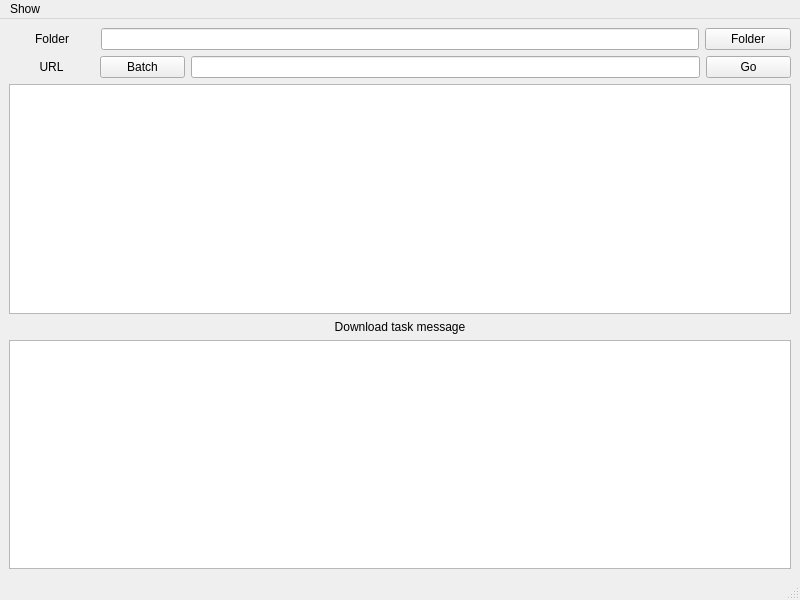
<?xml version="1.0" encoding="UTF-8"?>
<ui version="4.0">
 <class>MainWindow</class>
 <widget class="QMainWindow" name="MainWindow">
  <property name="geometry">
   <rect>
    <x>0</x>
    <y>0</y>
    <width>800</width>
    <height>600</height>
   </rect>
  </property>
  <property name="windowTitle">
   <string>Help Me Download (just for Civit)</string>
  </property>
  <widget class="QWidget" name="centralwidget">
   <layout class="QVBoxLayout" name="verticalLayout" stretch="1,1,2,0,0,2">
    <item>
     <layout class="QHBoxLayout" name="horizontalLayout_1" stretch="2,14,2">
      <item>
       <widget class="QLabel" name="folder_label">
        <property name="text">
         <string>Folder</string>
        </property>
        <property name="alignment">
         <set>Qt::AlignCenter</set>
        </property>
       </widget>
      </item>
      <item>
       <widget class="QLineEdit" name="folder_line_edit">
        <property name="enabled">
         <bool>true</bool>
        </property>
        <property name="readOnly">
         <bool>true</bool>
        </property>
       </widget>
      </item>
      <item>
       <widget class="QPushButton" name="choose_folder_button">
        <property name="text">
         <string>Folder</string>
        </property>
       </widget>
      </item>
     </layout>
    </item>
    <item>
     <layout class="QHBoxLayout" name="horizontalLayout_2" stretch="2,2,12,2">
      <item>
       <widget class="QLabel" name="url_label">
        <property name="text">
         <string>URL</string>
        </property>
        <property name="alignment">
         <set>Qt::AlignCenter</set>
        </property>
       </widget>
      </item>
      <item>
       <widget class="QPushButton" name="batch_push_button">
        <property name="text">
         <string>Batch</string>
        </property>
       </widget>
      </item>
      <item>
       <widget class="QLineEdit" name="url_line_edit"/>
      </item>
      <item>
       <widget class="QPushButton" name="go_push_button">
        <property name="text">
         <string>Go</string>
        </property>
       </widget>
      </item>
     </layout>
    </item>
    <item>
     <widget class="QTextBrowser" name="operation_text_browser"/>
    </item>
    <item>
     <layout class="QGridLayout" name="gridLayout_for_checkbox"/>
    </item>
    <item>
     <widget class="QLabel" name="label">
      <property name="text">
       <string>Download task message</string>
      </property>
      <property name="alignment">
       <set>Qt::AlignCenter</set>
      </property>
     </widget>
    </item>
    <item>
     <widget class="QTextBrowser" name="result_text_browser"/>
    </item>
   </layout>
  </widget>
  <widget class="QMenuBar" name="menubar">
   <property name="geometry">
    <rect>
     <x>0</x>
     <y>0</y>
     <width>800</width>
     <height>37</height>
    </rect>
   </property>
   <widget class="QMenu" name="menuhelp">
    <property name="title">
     <string>Show</string>
    </property>
    <addaction name="actionShowHistory"/>
    <addaction name="actionShowFailUrl"/>
   </widget>
   <addaction name="menuhelp"/>
  </widget>
  <widget class="QStatusBar" name="statusbar"/>
  <action name="actionShowHistory">
   <property name="text">
    <string>Show History</string>
   </property>
  </action>
  <action name="actionShowFailUrl">
   <property name="text">
    <string>Show Failed URLs</string>
   </property>
  </action>
 </widget>
 <resources/>
 <connections/>
</ui>
